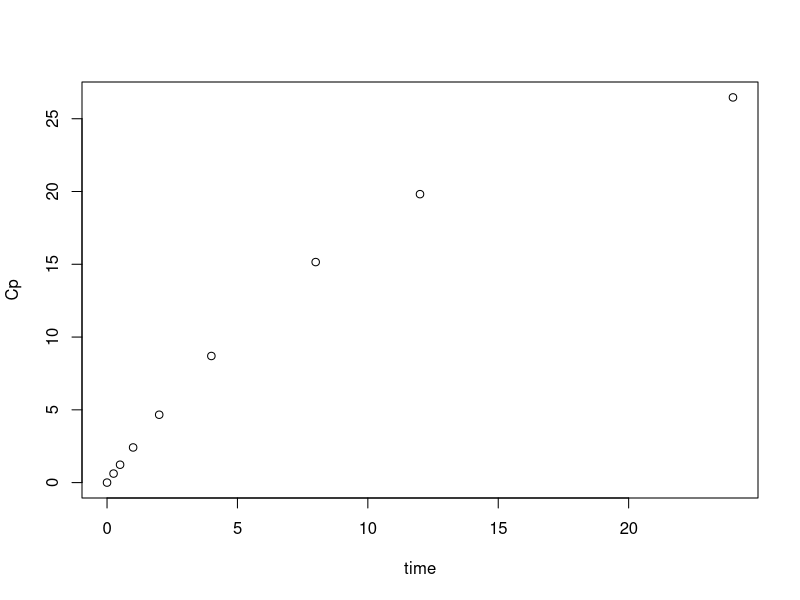
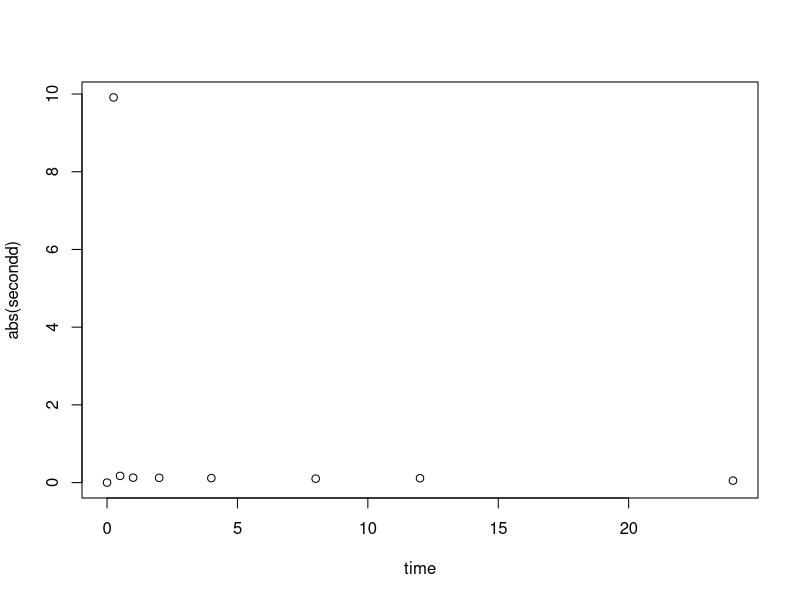

Write the R code that produced these figures, in order. (Note: this script raises an error after producing the figures.)
#Some notes on achieving constant numerical integration error

  time <- c(0,0.25,0.5,1,2,4,8,12,24)

  comp1abs <- function(time)
  {
    Dose <- 100
    V <- 2
    ka <- 0.05
    kel <- 0.02
    Cp <- (Dose/V)*ka/(ka-kel)*(exp(-kel*time)-exp(-ka*time))
  }

  #Calculate a concentration - time course (representing observed data)
  testdf <- data.frame(time,Cp=comp1abs(time))
  plot(Cp~time, data=testdf)

  #Calculate the first derivative (slope) - deltay/deltax
  testdf$firstd <- c(0,diff(testdf$Cp))/c(0,diff(testdf$time))
  testdf$firstd[1] <- 0

  #Calculate the second derivative (slope of slope)
  testdf$secondd <- c(0,diff(testdf$firstd))/c(0,diff(testdf$time))
  testdf$secondd[1] <- 0

  #As direction of gradient isn't important, use abs()
  plot(abs(secondd)~time, data=testdf)

  #delta t to get constant integration error
  k <- 0.083
  testdf$deltat <- (1/(k*abs(testdf$secondd)))^(1/3)

  nobs <- length(time)-1
  ldply(seq_len(nobs), function(i) {
    t <- time[c(i,i+1)]
    abs.err <- -(t[2] - t[1])^3*testdf$secondd[i+1]/12
    c(a = t[1],
      b = t[2],
      abs = abs(abs.err)
    )
  })

  testdf

  #deltat means that for for the preceding time-interval and this error, you could have samples every deltat min?

  #needs to be framed as: given x pk samples what interval apart should they be?  Some sort of iterative process that minimises the intergration error?  Needs a spline function to estimate derivatives at any time based on observed data?
